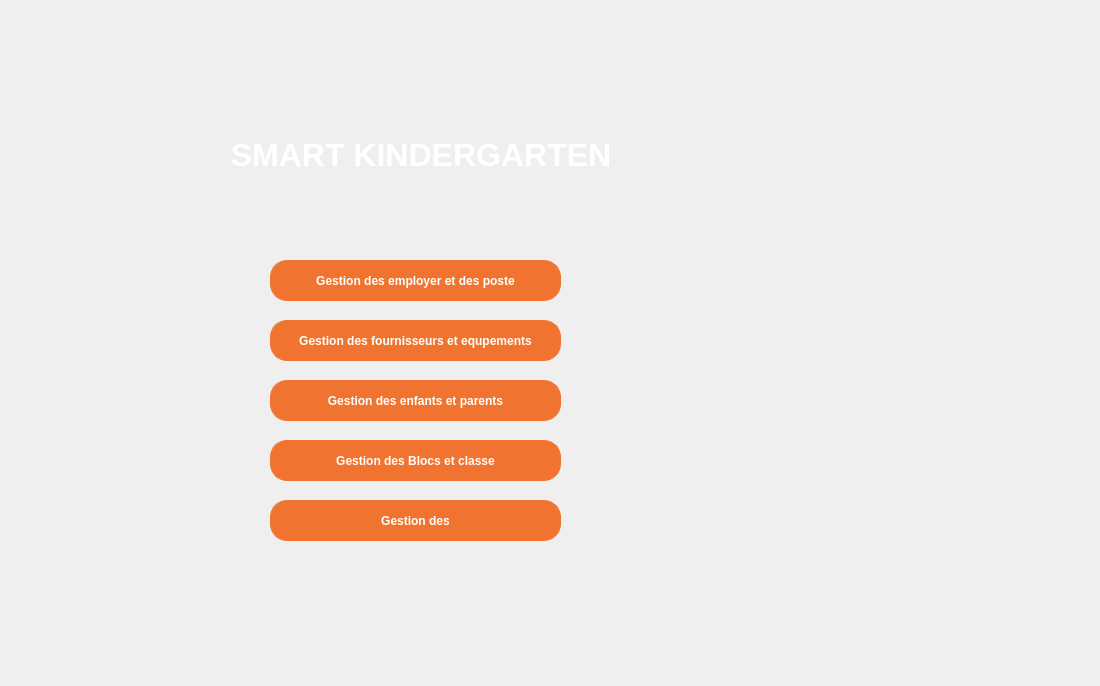
<?xml version="1.0" encoding="UTF-8"?>
<ui version="4.0">
 <class>Dialog</class>
 <widget class="QDialog" name="Dialog">
  <property name="geometry">
   <rect>
    <x>0</x>
    <y>0</y>
    <width>1100</width>
    <height>686</height>
   </rect>
  </property>
  <property name="windowTitle">
   <string>Dialog</string>
  </property>
  <widget class="QPushButton" name="pushButton_emp">
   <property name="geometry">
    <rect>
     <x>270</x>
     <y>260</y>
     <width>291</width>
     <height>41</height>
    </rect>
   </property>
   <property name="styleSheet">
    <string notr="true">background-color: #f0742f;
	color: #fff;
	font-weight: bold;
	border-style: solid;
	border-width: 1px;
	border-radius: 17px;
	border-color: #f0742f;
	padding: 10px;
</string>
   </property>
   <property name="text">
    <string>Gestion des employer et des poste</string>
   </property>
  </widget>
  <widget class="QLabel" name="label">
   <property name="geometry">
    <rect>
     <x>150</x>
     <y>110</y>
     <width>551</width>
     <height>91</height>
    </rect>
   </property>
   <property name="styleSheet">
    <string notr="true"/>
   </property>
   <property name="text">
    <string>&lt;html&gt;&lt;head/&gt;&lt;body&gt;&lt;p align=&quot;center&quot;&gt;&lt;span style=&quot; font-size:24pt; font-weight:600; color:#ffffff;&quot;&gt;SMART KINDERGARTEN &lt;/span&gt;&lt;/p&gt;&lt;/body&gt;&lt;/html&gt;</string>
   </property>
  </widget>
  <widget class="QPushButton" name="pushButton_emp_5">
   <property name="geometry">
    <rect>
     <x>270</x>
     <y>320</y>
     <width>291</width>
     <height>41</height>
    </rect>
   </property>
   <property name="styleSheet">
    <string notr="true">background-color: #f0742f;
	color: #fff;
	font-weight: bold;
	border-style: solid;
	border-width: 1px;
	border-radius: 17px;
	border-color: #f0742f;
	padding: 10px;
</string>
   </property>
   <property name="text">
    <string>Gestion des fournisseurs et equpements</string>
   </property>
  </widget>
  <widget class="QPushButton" name="pushButton_emp_6">
   <property name="geometry">
    <rect>
     <x>270</x>
     <y>380</y>
     <width>291</width>
     <height>41</height>
    </rect>
   </property>
   <property name="styleSheet">
    <string notr="true">background-color: #f0742f;
	color: #fff;
	font-weight: bold;
	border-style: solid;
	border-width: 1px;
	border-radius: 17px;
	border-color: #f0742f;
	padding: 10px;
</string>
   </property>
   <property name="text">
    <string>Gestion des enfants et parents</string>
   </property>
  </widget>
  <widget class="QPushButton" name="pushButton_emp_7">
   <property name="geometry">
    <rect>
     <x>270</x>
     <y>440</y>
     <width>291</width>
     <height>41</height>
    </rect>
   </property>
   <property name="styleSheet">
    <string notr="true">background-color: #f0742f;
	color: #fff;
	font-weight: bold;
	border-style: solid;
	border-width: 1px;
	border-radius: 17px;
	border-color: #f0742f;
	padding: 10px;
</string>
   </property>
   <property name="text">
    <string>Gestion des Blocs et classe</string>
   </property>
  </widget>
  <widget class="QPushButton" name="pushButton_emp_8">
   <property name="geometry">
    <rect>
     <x>270</x>
     <y>500</y>
     <width>291</width>
     <height>41</height>
    </rect>
   </property>
   <property name="styleSheet">
    <string notr="true">background-color: #f0742f;
	color: #fff;
	font-weight: bold;
	border-style: solid;
	border-width: 1px;
	border-radius: 17px;
	border-color: #f0742f;
	padding: 10px;
</string>
   </property>
   <property name="text">
    <string>Gestion des</string>
   </property>
  </widget>
 </widget>
 <resources/>
 <connections/>
</ui>
